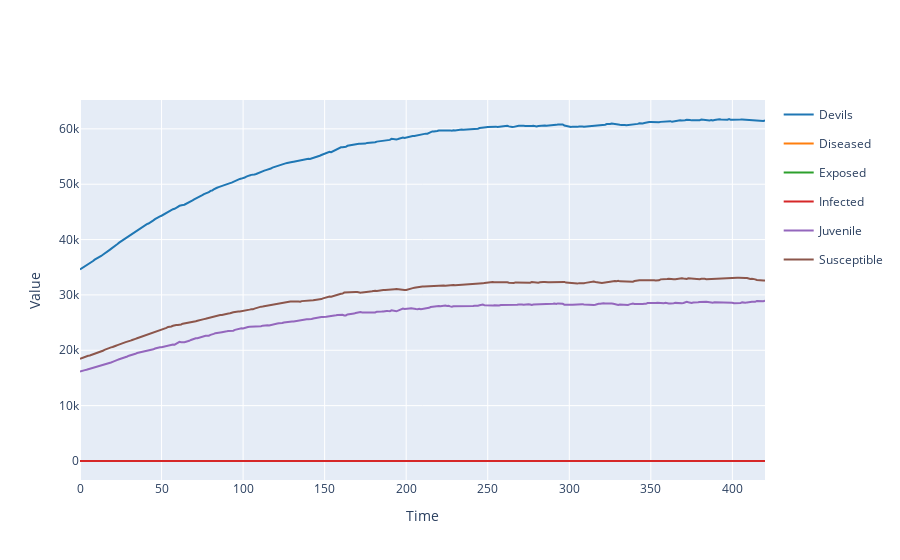

The code cell stored with this chart in its notebook:
### Code cell
result.plotplotly()

### Figure 1 — Plotly figure (JSON) as saved in the notebook; plotly's stock layout.template omitted (floating-point values rounded to 4 significant figures; data arrays with more than 128 entries replaced by an {"elided": "..."} marker saying what was removed)
{"data": [{"legendgroup": "Devils", "line": {"color": "#1f77b4"}, "mode": "lines", "name": "Devils", "type": "scatter", "x": {"elided": "421 int values"}, "y": {"elided": "421 int values"}}, {"legendgroup": "Diseased", "line": {"color": "#ff7f0e"}, "mode": "lines", "name": "Diseased", "type": "scatter", "x": {"elided": "421 int values"}, "y": {"elided": "421 int values"}}, {"legendgroup": "Exposed", "line": {"color": "#2ca02c"}, "mode": "lines", "name": "Exposed", "type": "scatter", "x": {"elided": "421 int values"}, "y": {"elided": "421 int values"}}, {"legendgroup": "Infected", "line": {"color": "#d62728"}, "mode": "lines", "name": "Infected", "type": "scatter", "x": {"elided": "421 int values"}, "y": {"elided": "421 int values"}}, {"legendgroup": "Juvenile", "line": {"color": "#9467bd"}, "mode": "lines", "name": "Juvenile", "type": "scatter", "x": {"elided": "421 int values"}, "y": {"elided": "421 int values"}}, {"legendgroup": "Susceptible", "line": {"color": "#8c564b"}, "mode": "lines", "name": "Susceptible", "type": "scatter", "x": {"elided": "421 int values"}, "y": {"elided": "421 int values"}}], "layout": {"showlegend": true, "title": {"text": ""}, "xaxis": {"title": {"text": "Time"}}, "yaxis": {"title": {"text": "Value"}}}}
